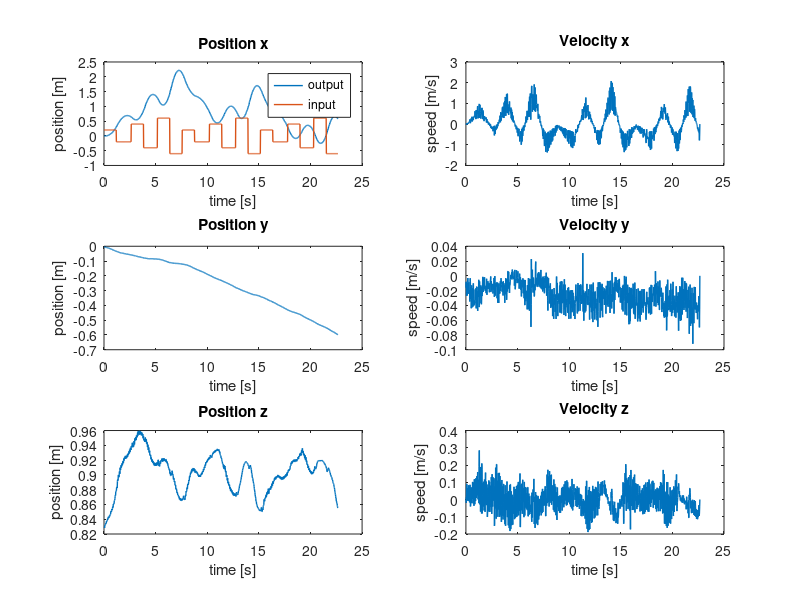
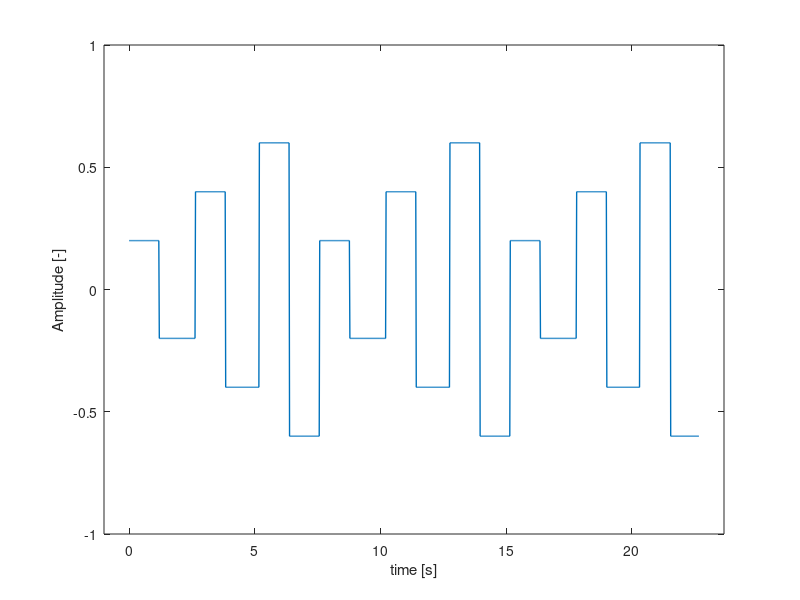
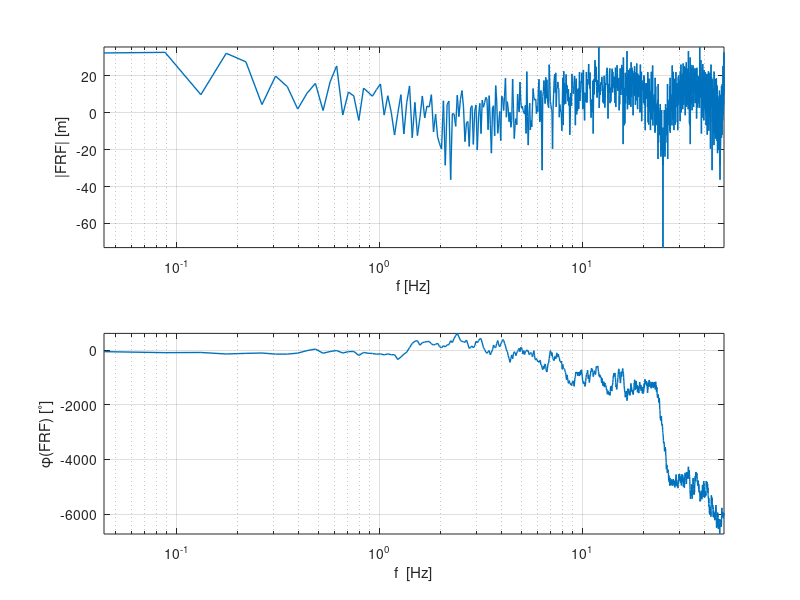
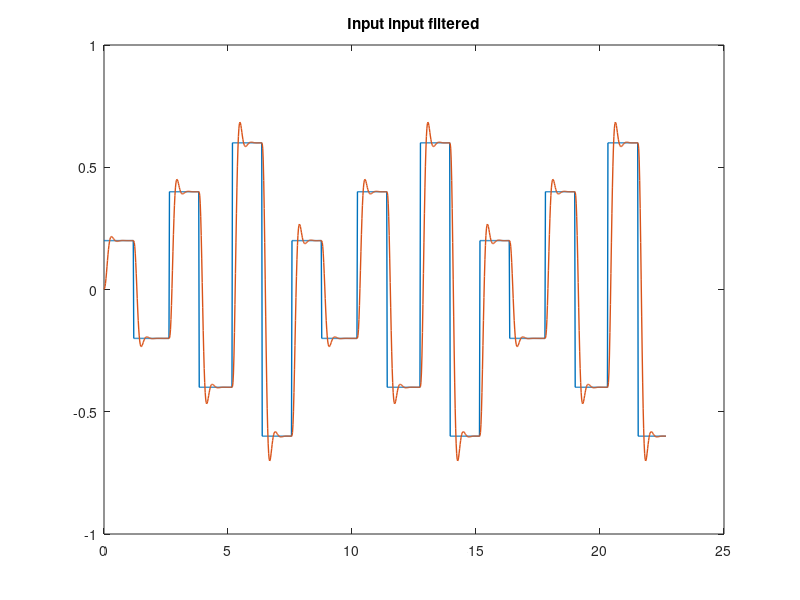

These figures' MATLAB source, in order: (Note: this script raises an error after producing the figures.)
%%% Parameter estimation %%%
% zie ook 'test.m' !
clear all
close all

%% Load data from .mat-file

load angle_identification_x


%% Extract some signals from the data

set(0, 'DefaultLineLineWidth', 1);


% Cutoff useful data
% first_index = find(input~=0, 1);
input = input(1:end-10)';
output_x = output_x(1:end-10)';
output_y = output_y(1:end-10)';
output_z = output_z(1:end-10)';

dt = 0.02;
time = (0:dt:(length(input)-1)*dt)';

% Differentiation of x-, y-, z-position
% dt = sample time (gradient assumes timestep 1)
velocity_x = gradient(output_x)/dt;
velocity_y = gradient(output_y)/dt;
velocity_z = gradient(output_z)/dt;

% Do some plotting of the measurement data 
figure('Name','Output Measurements')
subplot(321), plot(time, output_x, time, input), title('Position x'), xlabel('time [s]'), ylabel('position [m]'), legend('output','input')
subplot(322), plot(time, velocity_x), title('Velocity x'), xlabel('time [s]'), ylabel('speed [m/s]')

subplot(323), plot(time, output_y), title('Position y'), xlabel('time [s]'), ylabel('position [m]')
subplot(324), plot(time, velocity_y), title('Velocity y'), xlabel('time [s]'), ylabel('speed [m/s]')

subplot(325), plot(time, output_z), title('Position z'), xlabel('time [s]'), ylabel('position [m]')
subplot(326), plot(time, velocity_z), title('Velocity z'), xlabel('time [s]'), ylabel('speed [m/s]')

% Input signal
figure('Name', 'Input signal')
plot(time, input)
xlabel('time [s]')
ylabel('Amplitude [-]')
axis([time(1)-1 time(end)+1 -1 1])


%% Frequency domain
Ts = dt;
fs = 1/dt;
N = length(velocity_x);
t = [0:N-1]'*Ts;
N = numel(input);
f = [0:N-1]'*(fs/N);

input_f = fft(input);
output_x_f = fft(output_x);
output_y_f = fft(output_y);
velocity_x_f = fft(velocity_x);
velocity_y_f = fft(velocity_y);

%indices = (nop+1):nop:(numel(f)/2); % alle 0 waarden er uit halen zodat niet delen door 0?
%f = f(indices);
%input_f = input_f(indices);
%velocity_x_f = velocity_x_f(indices);
%velocity_y_f = velocity_y_f(indices);

FRF = velocity_x_f./input_f;

figure('Name', 'Empirical transfer function freq response'),subplot(2,1,1),semilogx(f, 20*log10(abs(FRF)), 'LineWidth', 1)
axis tight
grid on
xlabel('f [Hz]')
xlim([f(1) f(end)])
ylabel('|FRF| [m]')
subplot(2,1,2),semilogx(f, 180/pi*unwrap(angle(FRF)), 'LineWidth', 1)
grid on
axis tight
xlabel('f  [Hz]')
ylabel('\phi(FRF) [^\circ]')
xlim([f(1) f(end)])

%% Filtering of the in- and output data using Butterworth filter
[B, A] = butter(3,0.02*5); % order must be higher than order of system, 
                             % adjust cut-off frquency to be higher than highest eigenfrequency of the system
                             % data sampling at 100Hz

% input filtering                           
input_filt = filter(B,A,input);
% output filtering
velocity_x_filt = filter(B,A,velocity_x);
velocity_y_filt = filter(B,A,velocity_y);

figure('Name','filtered input input')
plot(t,input,t,input_filt),title('Input input filtered')

figure('Name','filtered output measurement')
subplot(211), plot(time, velocity_x, time, velocity_x_filt),title('v_{x,filt}')
subplot(212), plot(time, velocity_y, time, velocity_y_filt),title('v_{y,filt}')

%% Least squares solution for approximation of the parameters in the system
% Without filtering
% y[k] = -a1*y[k-1]-a0*y[k-2]+b2*u[k]+b1*u[k-1]+b0*u[k-2]
y = velocity_x(3:end);
Phi = [-velocity_x(2:end-1), -velocity_x(1:end-2), input(3:end), input(2:end-1), input(1:end-2)];
theta = Phi\y;

B1 = [theta(3), theta(4), theta(5)];
A1 = [1, theta(1) theta(2)];

sys_d1 = tf(B1, A1, Ts);

FRF1 = squeeze(freqresp(sys_d1,2*pi*f));

figure('Name','NOT filtered Identified transfer funtion freq response'), subplot(211)
semilogx(f, 20*log10(abs(FRF1)))
grid on
xlim([f(1) f(end)])
xlabel('f  [Hz]')
ylabel('|FRF1|  [m]')
subplot(212),semilogx(f, 180/pi*unwrap(angle(FRF1)))
grid on
xlim([f(1) f(end)])
xlabel('f  [Hz]')
ylabel('\phi(FRF1)  [^\circ]')

x1 = lsim(sys_d1,input,t);

figure('Name','lsim NOT filtered Identified transfer function')
subplot(211)
hold on
plot(t, velocity_x,'g')
plot(t, x1)
title('Non filtered identified transfer function vs measurement')
legend('v_{x,meas}','v_{x,sim}')
xlabel('Time [s]')
ylabel('Displacement [m]')
axis tight
subplot(212)
plot(t,velocity_x - x1)
title('Difference between simulation and measurement')
legend('v_{x,meas}-v_{x,sim}')
xlabel('Time [s]')
ylabel('Displacement [m]')
axis tight

figure('Name','NOT  filtered pole zero map'),pzmap(sys_d1)


%% With Butterworth filtering of in and output

y2 = velocity_x_filt(3:end);
Phi2 = [-velocity_x_filt(2:end-1), -velocity_x_filt(1:end-2), input_filt(3:end), input_filt(2:end-1), input_filt(1:end-2)];
theta_filt = Phi2\y2;

B2 = [theta_filt(3),theta_filt(4),theta_filt(5)];
A2 = [1, theta_filt(1) theta_filt(2)];

sys_d2 = tf(B2, A2, Ts);

FRF2 = squeeze(freqresp(sys_d2,2*pi*f));

figure('Name','Butterworth filtered Identified tf freq response'),subplot(2,1,1),semilogx(f, 20*log10(abs(FRF2)))
grid on 
xlim([f(1) f(end)])
xlabel('f  [Hz]')
ylabel('|FRF2|  [m]')
axis tight
subplot(2,1,2)
semilogx(f, 180/pi*unwrap(angle(FRF2)))
grid on
xlim([f(1) f(end)])
xlabel('f  [Hz]')
ylabel('\phi(FRF2)  [^\circ]')

x2 = lsim(sys_d2,input,t);

figure('Name','Butterworth filtered lsim time response')
subplot(211)
hold on
plot(t, velocity_x,'g')
plot(t, velocity_x_filt)
plot(t,x2)
legend('v_{x,meas}', 'v_{x,filt}', 'v_{x,sim}')
title('Butterworth filtered identified transfer function vs measurement')
xlabel('Time [s]')
axis tight
ylabel('Velocity [m/s]')
subplot(212)
plot(t,velocity_x - x2)
title('Difference between simulation and measurement')
legend('v_{x,meas}-v_{x,sim}')
xlabel('Time [s]')
ylabel('Velocity [m/s]')
axis tight

figure('Name','Butterworth filtered Identified tf pole-zero map'),pzmap(sys_d2)

%% Taking into account KNOWN PART of the system! (b1 & b0 = 0)
% theta(4) & theta(5) (= b1 & b0) turn out to be very small. But we know
% (from physical insight) that they are EXACTLY 0!
% pk ~ partially known
% y[k] = -a1*y[k-1] - a0*y[k-2] + b2*u[k]
y_pk = velocity_x_filt(3:end);

Phi_pk = [-velocity_x_filt(2:end-1), -velocity_x_filt(1:end-2), input_filt(3:end)];
theta_pk = Phi_pk\y_pk;

% known part = z^2/1
B_k = [1, 0, 0];
A_k = [0, 0, 1];
sys_k = tf(B_k,A_k,Ts);

B_u = theta_pk(3);
A_u = [1, theta_pk(1) theta_pk(2)];
sys_u = tf(B_u,A_u, Ts);

sys_dpk = sys_k*sys_u;

FRF_pk = squeeze(freqresp(sys_dpk,2*pi*f));

figure('Name','Butter. filtered + partially known freq response'),subplot(211),semilogx(f, 20*log10(abs(FRF_pk)))
grid on 
xlim([f(1) f(end)])
xlabel('f  [Hz]')
ylabel('|FRF_{pk}|  [m]')
axis tight
subplot(212)
semilogx(f, 180/pi*unwrap(angle(FRF_pk)))
grid on
xlim([f(1) f(end)])
xlabel('f  [Hz]')
ylabel('\phi(FRF_{pk})  [^\circ]')

x_pk = lsim(sys_dpk,input,t);

figure('Name','Butter. filtered + partially known lsim time response')
subplot(211)
hold on
plot(t,velocity_x, 'g')
plot(t,velocity_x_filt)
plot(t,x_pk)
legend('v_{x,meas}','v_{x,filt}','v_{x,sim}')
xlabel('Time [s]')
title('Butterworth filtered + partially known identified transfer function vs measurement')
axis tight
ylabel('Velocity [m/s]')
subplot(212)
plot(t,velocity_x - x_pk)
title('Difference between simulation and measurement')
legend('v_{x,meas}-v_{x,sim}')
xlabel('Time [s]')
ylabel('Velocity [m/s]')
axis tight

figure('Name','Partially known syst: pole zero map'),pzmap(sys_dpk)

%% Comparison
figure

bode(sys_d1), grid
hold on
bode(sys_d2)
hold on
bode(sys_dpk)
legend('not filtered', 'filtered', 'partially known')

figure
plot(t,[velocity_x x1 x2 x_pk])

%% continuous time transfer function
sys_x_cont = d2c(sys_d2);
[b, a] = tfdata(sys_x_cont);
[Axc, Bxc, Cxc, Dxc] = tf2ss(b{1},a{1});


%% Save result (transfer function)
sys_2nd = sys_dpk;
sys_2nd_f = sys_d2;
sys_c2nd = sys_cpk;
save('HVJ_x','sys_2nd')
save('HvVJ_x_filtered', 'sys_2nd_f')
save('HVJ_x_cont','sys_c2nd')


%% Probeersel: integreer deze en kijk of fit op positie goed is.
z = tf('z', dt);
int_d = z*dt/(z-1);
sys_x = int_d * sys_d2;
x_sim = lsim(sys_x,input,t);

figure
plot(time, output_x, time, x_sim);

